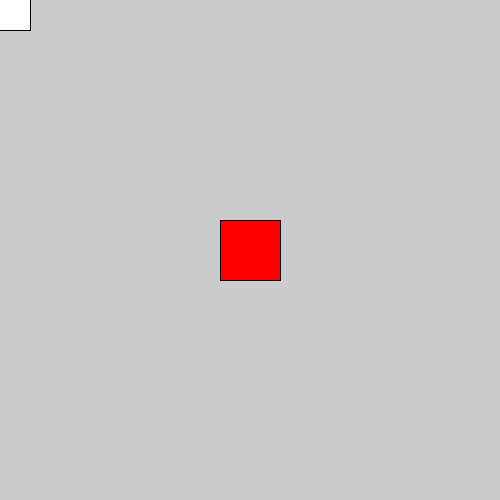
Frame 1 (no input)
Frame 60 (the mouse pressed at the canvas centre just before this capture): identical to frame 1, image omitted
Frame 120 (the mouse held since frame 60 and released just before this capture): identical to frame 1, image omitted

The Processing sketch that drew this single still picture (run headless with seeded random() and noise(); from frame 60 on, the mouse is pressed at the canvas centre):

// Processing sketch: code_07_27
// ── code_07_27.pde
void setup() {
  size(500, 500);
  rectMode(CENTER);
}
void draw() {
  pushMatrix();
  translate(mouseX, mouseY);
  fill(255);
  rect(0, 0, 60, 60);
  popMatrix();
  translate(width/2, height/2);
  fill(255,0,0);
  rect(0, 0, 60, 60);
}
